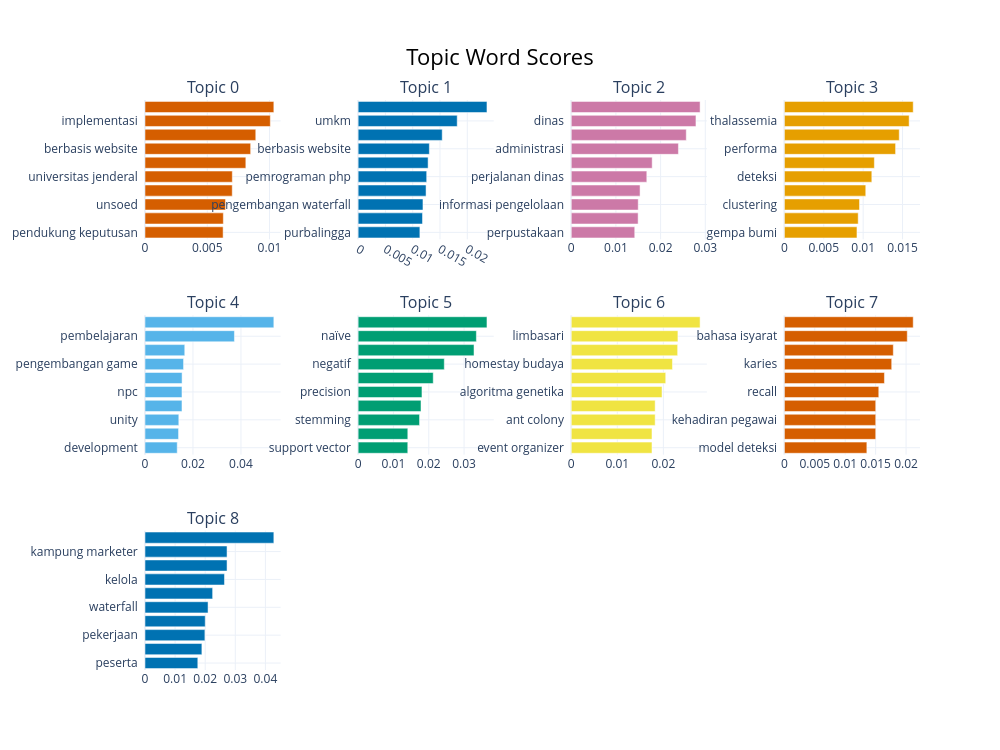

The code cell stored with this chart in its notebook:
### Markdown cell above
## 10. Visualisasi Topik dan Word Cloud (BERTopic & LDA)
Bangun visualisasi jumlah dokumen per topik, representasi top words, dan word cloud agregat untuk model BERTopic maupun LDA terbaik.

### Code cell
from collections import Counter

try:
    from wordcloud import WordCloud
except Exception as exc:
    WordCloud = None
    print("[WARN] wordcloud tidak tersedia:", exc)

try:
    nbformat_module = __import__("nbformat")
    nbformat_parts = str(getattr(nbformat_module, "__version__", "0.0")).split(".")
    nbformat_major = int(nbformat_parts[0]) if len(nbformat_parts) > 0 else 0
    nbformat_minor = int(nbformat_parts[1]) if len(nbformat_parts) > 1 else 0
    NBFORMAT_OK = (nbformat_major, nbformat_minor) >= (4, 2)
except Exception:
    NBFORMAT_OK = False

VIS_TOPICS_LIMIT = 15
VIS_WORDS_PER_TOPIC = 15
WORDCLOUD_MAX_WORDS = 200
WORDCLOUD_SIZE = (1400, 700)


def _plot_wordcloud_from_freq(freq_map, title):
    if WordCloud is None:
        print(f"Word cloud '{title}' dilewati: package wordcloud tidak tersedia.")
        return
    if not freq_map:
        print(f"Word cloud '{title}' dilewati: frekuensi kata kosong.")
        return

    wc = WordCloud(
        width=WORDCLOUD_SIZE[0],
        height=WORDCLOUD_SIZE[1],
        background_color="white",
        colormap="viridis",
        max_words=WORDCLOUD_MAX_WORDS,
    ).generate_from_frequencies(freq_map)

    plt.figure(figsize=(14, 7))
    plt.imshow(wc, interpolation="bilinear")
    plt.axis("off")
    plt.title(title)
    plt.tight_layout()
    plt.show()


def _safe_display_plotly_figure(fig, chart_name):
    if fig is None:
        return
    if not NBFORMAT_OK:
        print(f"{chart_name} dilewati: nbformat>=4.2.0 tidak tersedia di kernel.")
        return
    try:
        display(fig)
    except Exception as exc:
        print(f"{chart_name} dilewati:", exc)


def _bertopic_word_freq(model, top_n_words=15):
    freq = {}
    for topic_id, word_scores in (model.get_topics() or {}).items():
        if int(topic_id) == -1:
            continue
        for word, score in (word_scores or [])[:top_n_words]:
            score_value = float(score or 0.0)
            if score_value <= 0:
                continue
            freq[word] = max(freq.get(word, 0.0), score_value)
    return freq


def _lda_word_freq(model, top_n_words=15):
    freq = {}
    for topic_id in range(model.num_topics):
        for word, score in model.show_topic(topic_id, topn=top_n_words):
            score_value = float(score or 0.0)
            if score_value <= 0:
                continue
            freq[word] = max(freq.get(word, 0.0), score_value)
    return freq


print("=== Visualisasi BERTopic ===")
if best_bertopic_payload is None:
    print("Best BERTopic belum tersedia.")
else:
    best_bertopic_model = best_bertopic_payload["trainer"].model
    bertopic_info = best_bertopic_model.get_topic_info().copy()

    if "Topic" in bertopic_info.columns:
        bertopic_info = bertopic_info[bertopic_info["Topic"] != -1].copy()

    if bertopic_info.empty:
        print("Topik BERTopic kosong setelah filter outlier.")
    else:
        display_cols = [col for col in ["Topic", "Count", "Name"] if col in bertopic_info.columns]
        if not display_cols:
            display_cols = bertopic_info.columns.tolist()

        display(bertopic_info[display_cols].head(VIS_TOPICS_LIMIT))

        if "Count" in bertopic_info.columns:
            top_plot_df = (
                bertopic_info
                .nlargest(min(VIS_TOPICS_LIMIT, len(bertopic_info)), "Count")
                .sort_values("Count", ascending=True)
            )

            plt.figure(figsize=(10, 6))
            plt.barh(top_plot_df["Topic"].astype(str), top_plot_df["Count"], color="#1f77b4")
            plt.title("BERTopic: Topik dengan Dokumen Terbanyak")
            plt.xlabel("Jumlah Dokumen")
            plt.ylabel("Topic ID")
            plt.tight_layout()
            plt.show()

        try:
            top_n_topics = max(1, min(VIS_TOPICS_LIMIT, len(bertopic_info)))
            bertopic_fig = best_bertopic_model.visualize_barchart(top_n_topics=top_n_topics, n_words=VIS_WORDS_PER_TOPIC)
            _safe_display_plotly_figure(bertopic_fig, "visualize_barchart BERTopic")
        except Exception as exc:
            print("visualize_barchart BERTopic dilewati:", exc)

        bertopic_freq = _bertopic_word_freq(best_bertopic_model, top_n_words=VIS_WORDS_PER_TOPIC)
        _plot_wordcloud_from_freq(bertopic_freq, "BERTopic Word Cloud (Top Words Across Topics)")

print("\n=== Visualisasi LDA ===")
if best_lda_payload is None:
    print("Best LDA belum tersedia.")
else:
    best_lda_trainer = best_lda_payload["trainer"]
    best_lda_model = best_lda_trainer.model
    trainer_dictionary = best_lda_trainer.dictionary

    lda_topic_rows = []
    for topic_id in range(best_lda_model.num_topics):
        topic_words = best_lda_model.show_topic(topic_id, topn=VIS_WORDS_PER_TOPIC)
        lda_topic_rows.append(
            {
                "topic_id": int(topic_id),
                "top_words": ", ".join([word for word, _ in topic_words]),
            }
        )

    lda_topic_df = pd.DataFrame(lda_topic_rows)
    display(lda_topic_df.head(VIS_TOPICS_LIMIT))

    lda_corpus_for_model = [
        trainer_dictionary.doc2bow(str(doc).split())
        for doc in lda_docs
    ]

    dominant_topic_ids = []
    failed_distribution_docs = 0

    for bow in lda_corpus_for_model:
        if not bow:
            continue
        try:
            distribution = best_lda_model.get_document_topics(bow, minimum_probability=0.0)
        except Exception:
            failed_distribution_docs += 1
            continue

        if distribution:
            dominant_topic_ids.append(int(max(distribution, key=lambda x: x[1])[0]))

    if failed_distribution_docs > 0:
        print(f"[WARN] {failed_distribution_docs} dokumen LDA dilewati saat hitung distribusi topik.")

    if dominant_topic_ids:
        topic_counts = Counter(dominant_topic_ids)
        lda_count_df = pd.DataFrame(
            {
                "topic_id": list(topic_counts.keys()),
                "doc_count": list(topic_counts.values()),
            }
        ).sort_values("doc_count", ascending=False)

        plt.figure(figsize=(10, 6))
        plt.bar(
            lda_count_df["topic_id"].astype(str),
            lda_count_df["doc_count"],
            color="#ff7f0e",
        )
        plt.title("LDA: Distribusi Dokumen per Topik Dominan")
        plt.xlabel("Topic ID")
        plt.ylabel("Jumlah Dokumen")
        plt.tight_layout()
        plt.show()

    lda_freq = _lda_word_freq(best_lda_model, top_n_words=VIS_WORDS_PER_TOPIC)
    _plot_wordcloud_from_freq(lda_freq, "LDA Word Cloud (Top Words Across Topics)")

### Figure 1 — Plotly figure (JSON) as saved in the notebook; plotly's stock layout.template omitted (floating-point values rounded to 4 significant figures)
{"data": [{"marker": {"color": "#D55E00"}, "orientation": "h", "type": "bar", "x": [0.006274, 0.006292, 0.006467, 0.007007, 0.007013, 0.008098, 0.008485, 0.008897, 0.01007, 0.01035], "xaxis": "x", "y": ["pendukung keputusan  ", "produk  ", "unsoed  ", "evaluasi  ", "universitas jenderal  ", "pengelolaan  ", "berbasis website  ", "kinerja  ", "implementasi  ", "laravel  "], "yaxis": "y"}, {"marker": {"color": "#0072B2"}, "orientation": "h", "type": "bar", "x": [0.01132, 0.01179, 0.01188, 0.01245, 0.01256, 0.01282, 0.01305, 0.0154, 0.01815, 0.02361], "xaxis": "x2", "y": ["purbalingga  ", "produk  ", "pengembangan waterfall  ", "dibangun  ", "pemrograman php  ", "pengelolaan  ", "berbasis website  ", "transaksi  ", "umkm  ", "penjualan  "], "yaxis": "y2"}, {"marker": {"color": "#CC79A7"}, "orientation": "h", "type": "bar", "x": [0.01421, 0.01497, 0.01499, 0.0154, 0.01691, 0.01812, 0.02399, 0.02574, 0.02791, 0.02884], "xaxis": "x3", "y": ["perpustakaan  ", "administrasi kependudukan  ", "informasi pengelolaan  ", "rapat  ", "perjalanan dinas  ", "kabupaten purbalingga  ", "administrasi  ", "berbasis web  ", "dinas  ", "desa  "], "yaxis": "y3"}, {"marker": {"color": "#E69F00"}, "orientation": "h", "type": "bar", "x": [0.009214, 0.00937, 0.009536, 0.01033, 0.0111, 0.01142, 0.01412, 0.01458, 0.01584, 0.01635], "xaxis": "x4", "y": ["gempa bumi  ", "backpropagation  ", "clustering  ", "inceptionv3  ", "deteksi  ", "latency  ", "performa  ", "resnet  ", "thalassemia  ", "algoritma  "], "yaxis": "y4"}, {"marker": {"color": "#56B4E9"}, "orientation": "h", "type": "bar", "x": [0.01344, 0.01399, 0.0141, 0.01542, 0.01542, 0.01546, 0.01607, 0.01657, 0.03728, 0.05371], "xaxis": "x5", "y": ["development  ", "materi  ", "unity  ", "game development  ", "npc  ", "development life  ", "pengembangan game  ", "pemain  ", "pembelajaran  ", "game edukasi  "], "yaxis": "y5"}, {"marker": {"color": "#009E73"}, "orientation": "h", "type": "bar", "x": [0.01406, 0.01407, 0.01739, 0.01781, 0.01808, 0.02127, 0.0244, 0.03282, 0.03349, 0.03649], "xaxis": "x6", "y": ["support vector  ", "algoritma naïve  ", "stemming  ", "bayes classifier  ", "precision  ", "tweet  ", "negatif  ", "naïve bayes  ", "naïve  ", "analisis sentimen  "], "yaxis": "y6"}, {"marker": {"color": "#F0E442"}, "orientation": "h", "type": "bar", "x": [0.01753, 0.01753, 0.01822, 0.01822, 0.01971, 0.02051, 0.02198, 0.0231, 0.02316, 0.02797], "xaxis": "x7", "y": ["event organizer  ", "organizer  ", "ant colony  ", "colony optimization  ", "algoritma genetika  ", "vendor wedding  ", "homestay budaya  ", "web  ", "limbasari  ", "objek wisata  "], "yaxis": "y7"}, {"marker": {"color": "#D55E00"}, "orientation": "h", "type": "bar", "x": [0.01356, 0.01501, 0.01501, 0.01501, 0.01552, 0.01645, 0.01764, 0.0179, 0.0202, 0.02118], "xaxis": "x8", "y": ["model deteksi  ", "ppe  ", "kehadiran pegawai  ", "sinyal eeg  ", "recall  ", "pengenalan wajah  ", "karies  ", "mendeteksi  ", "bahasa isyarat  ", "precision  "], "yaxis": "y8"}, {"marker": {"color": "#0072B2"}, "orientation": "h", "type": "bar", "x": [0.01755, 0.0189, 0.0199, 0.02001, 0.02095, 0.02247, 0.02641, 0.02726, 0.02726, 0.04281], "xaxis": "x9", "y": ["peserta  ", "pertanian  ", "pekerjaan  ", "pkl  ", "waterfall  ", "rekrutmen  ", "kelola  ", "mitra statistik  ", "kampung marketer  ", "pegawai  "], "yaxis": "y9"}], "layout": {"annotations": [{"font": {"size": 16}, "showarrow": false, "text": "Topic 0", "x": 0.0875, "xanchor": "center", "xref": "paper", "y": 1, "yanchor": "bottom", "yref": "paper"}, {"font": {"size": 16}, "showarrow": false, "text": "Topic 1", "x": 0.3625, "xanchor": "center", "xref": "paper", "y": 1, "yanchor": "bottom", "yref": "paper"}, {"font": {"size": 16}, "showarrow": false, "text": "Topic 2", "x": 0.6375, "xanchor": "center", "xref": "paper", "y": 1, "yanchor": "bottom", "yref": "paper"}, {"font": {"size": 16}, "showarrow": false, "text": "Topic 3", "x": 0.9125, "xanchor": "center", "xref": "paper", "y": 1, "yanchor": "bottom", "yref": "paper"}, {"font": {"size": 16}, "showarrow": false, "text": "Topic 4", "x": 0.0875, "xanchor": "center", "xref": "paper", "y": 0.6222, "yanchor": "bottom", "yref": "paper"}, {"font": {"size": 16}, "showarrow": false, "text": "Topic 5", "x": 0.3625, "xanchor": "center", "xref": "paper", "y": 0.6222, "yanchor": "bottom", "yref": "paper"}, {"font": {"size": 16}, "showarrow": false, "text": "Topic 6", "x": 0.6375, "xanchor": "center", "xref": "paper", "y": 0.6222, "yanchor": "bottom", "yref": "paper"}, {"font": {"size": 16}, "showarrow": false, "text": "Topic 7", "x": 0.9125, "xanchor": "center", "xref": "paper", "y": 0.6222, "yanchor": "bottom", "yref": "paper"}, {"font": {"size": 16}, "showarrow": false, "text": "Topic 8", "x": 0.0875, "xanchor": "center", "xref": "paper", "y": 0.2444, "yanchor": "bottom", "yref": "paper"}], "height": 750, "hoverlabel": {"bgcolor": "white", "font": {"family": "Rockwell", "size": 16}}, "showlegend": false, "title": {"font": {"color": "Black", "size": 22}, "text": "Topic Word Scores", "x": 0.5, "xanchor": "center", "yanchor": "top"}, "width": 1000, "xaxis": {"anchor": "y", "domain": [0, 0.175], "showgrid": true}, "xaxis10": {"anchor": "y10", "domain": [0.275, 0.45], "showgrid": true}, "xaxis11": {"anchor": "y11", "domain": [0.55, 0.725], "showgrid": true}, "xaxis12": {"anchor": "y12", "domain": [0.825, 1], "showgrid": true}, "xaxis2": {"anchor": "y2", "domain": [0.275, 0.45], "showgrid": true}, "xaxis3": {"anchor": "y3", "domain": [0.55, 0.725], "showgrid": true}, "xaxis4": {"anchor": "y4", "domain": [0.825, 1], "showgrid": true}, "xaxis5": {"anchor": "y5", "domain": [0, 0.175], "showgrid": true}, "xaxis6": {"anchor": "y6", "domain": [0.275, 0.45], "showgrid": true}, "xaxis7": {"anchor": "y7", "domain": [0.55, 0.725], "showgrid": true}, "xaxis8": {"anchor": "y8", "domain": [0.825, 1], "showgrid": true}, "xaxis9": {"anchor": "y9", "domain": [0, 0.175], "showgrid": true}, "yaxis": {"anchor": "x", "domain": [0.7556, 1], "showgrid": true}, "yaxis10": {"anchor": "x10", "domain": [0, 0.2444], "showgrid": true}, "yaxis11": {"anchor": "x11", "domain": [0, 0.2444], "showgrid": true}, "yaxis12": {"anchor": "x12", "domain": [0, 0.2444], "showgrid": true}, "yaxis2": {"anchor": "x2", "domain": [0.7556, 1], "showgrid": true}, "yaxis3": {"anchor": "x3", "domain": [0.7556, 1], "showgrid": true}, "yaxis4": {"anchor": "x4", "domain": [0.7556, 1], "showgrid": true}, "yaxis5": {"anchor": "x5", "domain": [0.3778, 0.6222], "showgrid": true}, "yaxis6": {"anchor": "x6", "domain": [0.3778, 0.6222], "showgrid": true}, "yaxis7": {"anchor": "x7", "domain": [0.3778, 0.6222], "showgrid": true}, "yaxis8": {"anchor": "x8", "domain": [0.3778, 0.6222], "showgrid": true}, "yaxis9": {"anchor": "x9", "domain": [0, 0.2444], "showgrid": true}}}
